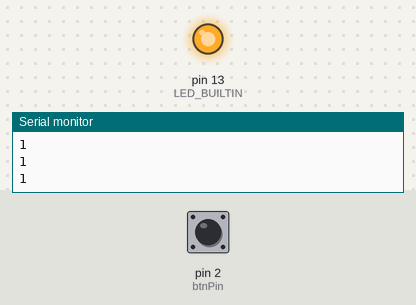
Simulated run of this sketch. Board: Arduino Uno, built with avr-gcc and run on an emulated ATmega328P. On the bench: output pins drawn as LEDs (lit = HIGH), the last lines printed to the serial monitor. The test bench sets the inputs (shaded band); at power-on: pin 2 (btnPin) HIGH.

Above: at 1.2 s.
1.3 s: pin 2 (btnPin) pulled LOW for 0.15 s
At 1.37 s:
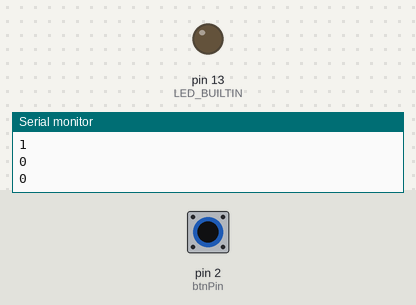
2.9 s: pin 2 (btnPin) pulled LOW for 3.2 s
At 7.3 s:
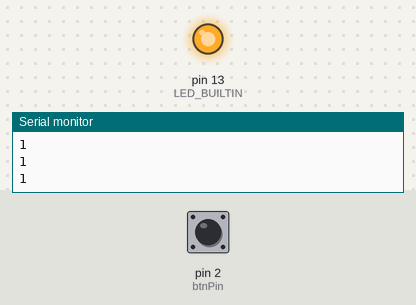
Timing chart, 0 to 8.8 s (numbered marks = the images above; inputs shaded):
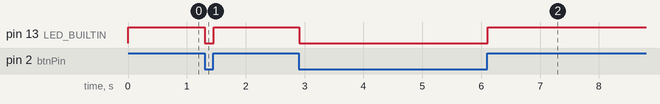

Measured:
- after the input at 1.3 s, pin 13 (LED_BUILTIN): HIGH → LOW at once, → HIGH 0.15 s later
- after the input at 2.9 s, pin 13 (LED_BUILTIN): HIGH → LOW at once, → HIGH 3.2 s later

The sketch:

example1-pushbutton.ino
```cpp
const int btnPin = 2;
int state = 0;

void setup() {
  pinMode(btnPin, INPUT_PULLUP);
  pinMode(LED_BUILTIN, OUTPUT);
  Serial.begin(9600);
}

void loop() {
  state = digitalRead(btnPin);

  Serial.println(state);
  digitalWrite(LED_BUILTIN, state);

  delay(50);

}
```
